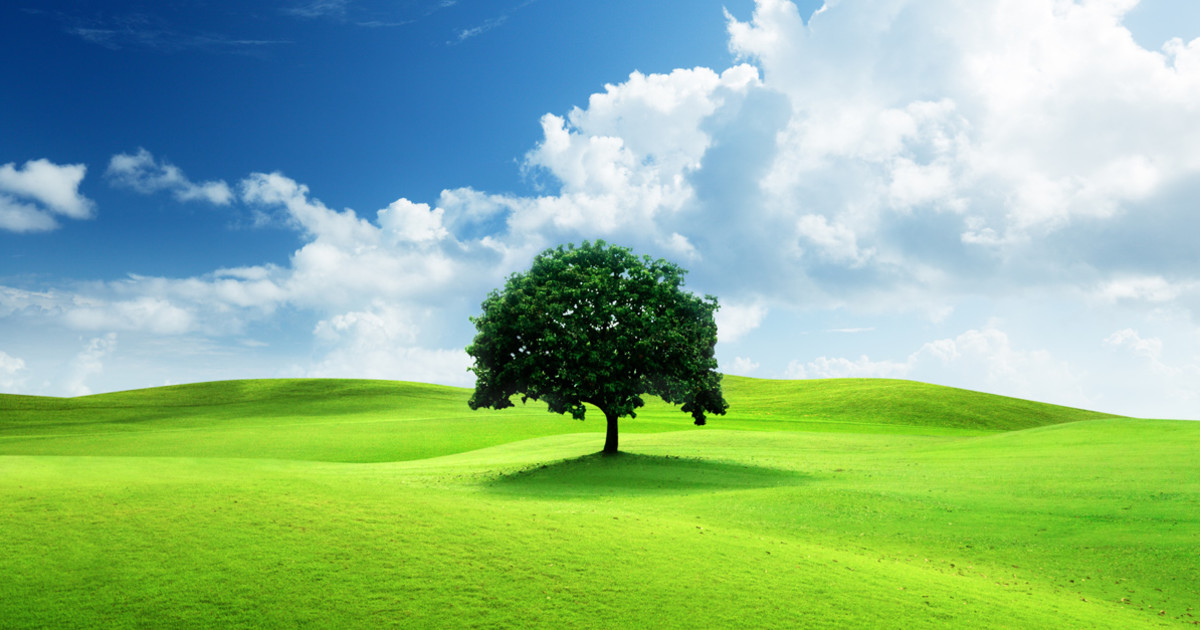
#> input picture nature.jpg, 1200 x 630 px, found by its file name
$ python 24.py
#> lines starting #> are read from the running program, lines starting #| are printed output that depends on the picture
import cv2
import numpy as np
import matplotlib.pyplot as plt
from scipy.ndimage import convolve

def create_motion_blur_kernel(length, angle):

    kernel = np.zeros((length, length))

    # Convert angle to radians
    angle = np.deg2rad(angle)

    # Calculate the center of the kernel
    center = length // 2
    cos_angle = np.cos(angle)
    sin_angle = np.sin(angle)

    for i in range(length):
        for j in range(length):
            # Calculate distance from the center
            x = i - center
            y = j - center

            # Rotate the coordinates
            x_rot = cos_angle * x - sin_angle * y
            y_rot = sin_angle * x + cos_angle * y

            # If the rotated coordinate is close to the center line, set value
            if np.abs(x_rot) < 1 and np.abs(y_rot) < 1:
                kernel[i, j] = 1

    # Normalize the kernel
    kernel /= np.sum(kernel)

    return kernel

def apply_motion_blur(image, kernel):

    return convolve(image, kernel, mode='reflect')

def display_images(original, blurred):
    """Display the original and blurred images."""
    plt.figure(figsize=(10, 5))

    plt.subplot(1, 2, 1)
    plt.imshow(original, cmap='gray')
    plt.title('Original Image')
    plt.axis('off')

    plt.subplot(1, 2, 2)
    plt.imshow(blurred, cmap='gray')
    plt.title('Motion Blurred Image')
    plt.axis('off')

    plt.tight_layout()
    plt.show()

def main():
    # Load the grayscale image
    image_path = 'P:\\PCA2_10071023015\\nature.jpg'  # Change this to your image file path
    image = cv2.imread(image_path, cv2.IMREAD_GRAYSCALE)
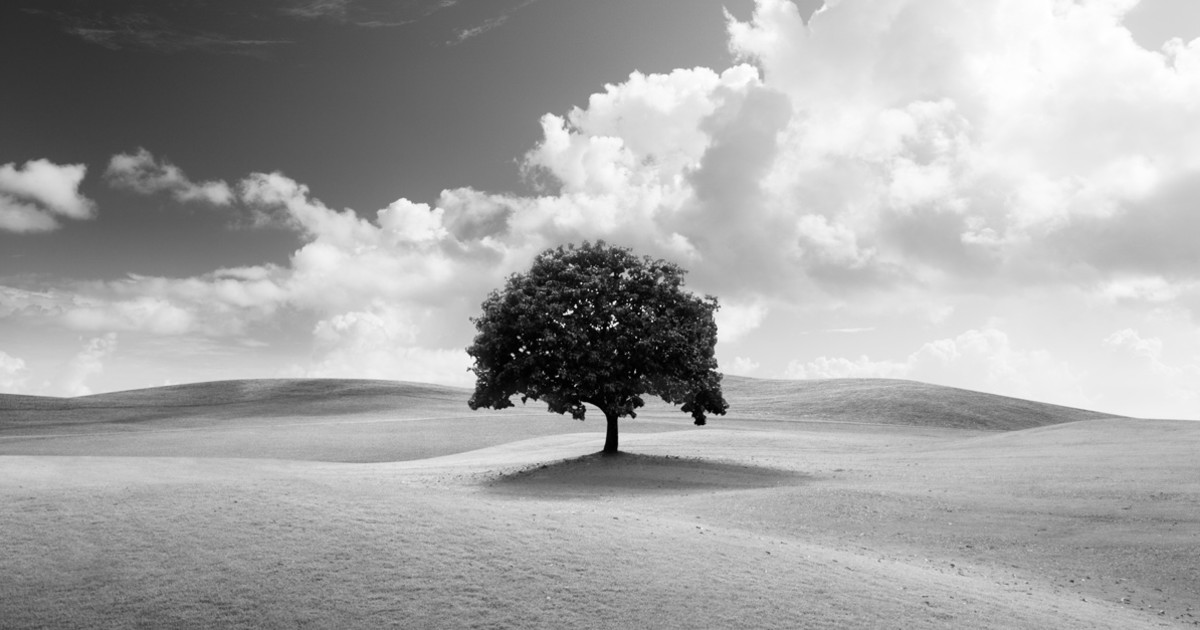
#> image: shape (630, 1200); min 0, max 255, mean 165.3

    if image is None:
        print(f"Error loading image from path: {image_path}")
        return

    # Create motion blur kernel
    length = 15  # Length of the blur effect
    angle = 45   # Angle of the motion blur in degrees
    kernel = create_motion_blur_kernel(length, angle)

    # Apply motion blur
    blurred_image = apply_motion_blur(image, kernel)

    # Display results
    display_images(image, blurred_image)
#> in display_images, `plt.show()`:
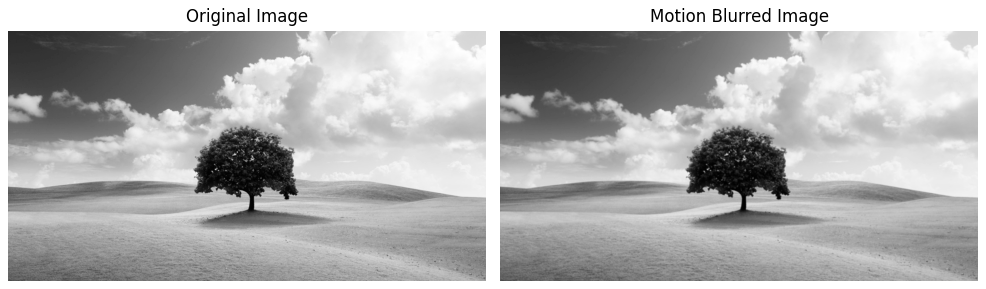
#> figure drawn by matplotlib, 2 panels

if __name__ == "__main__":
    main()

$ run again, with image.jpg copied over nature.jpg
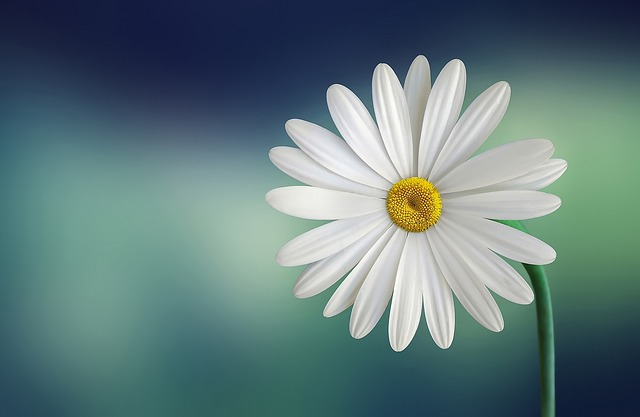
#> input picture image.jpg, 640 x 417 px, found by its file name
#> in main, `image = cv2.imread(image_path, cv2.IMREAD_GRAYSCALE)`:
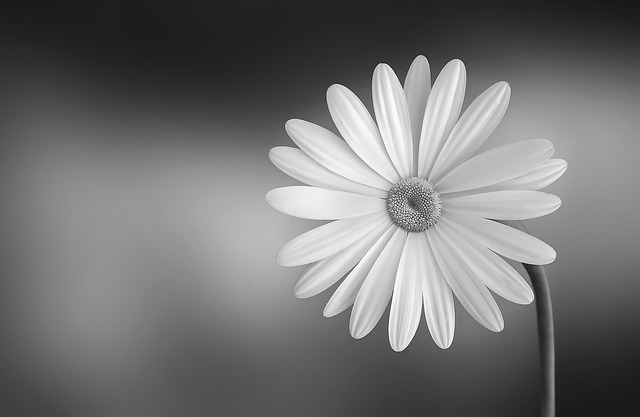
#> image: shape (417, 640); min 11, max 255, mean 115.1
#> in display_images, `plt.show()`:
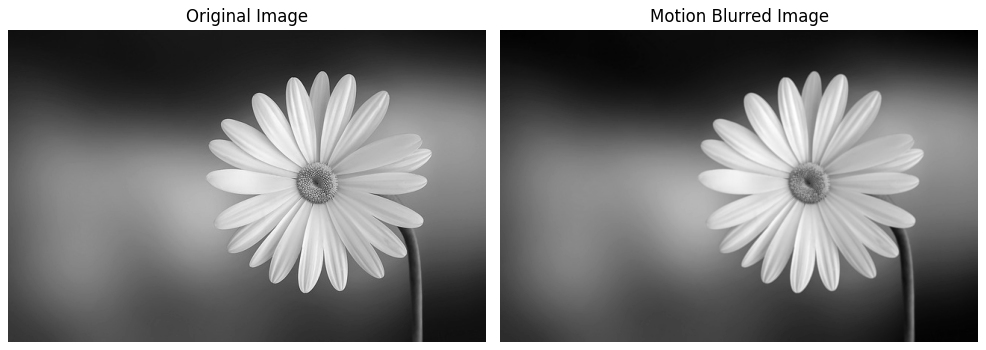
#> figure drawn by matplotlib, 2 panels
